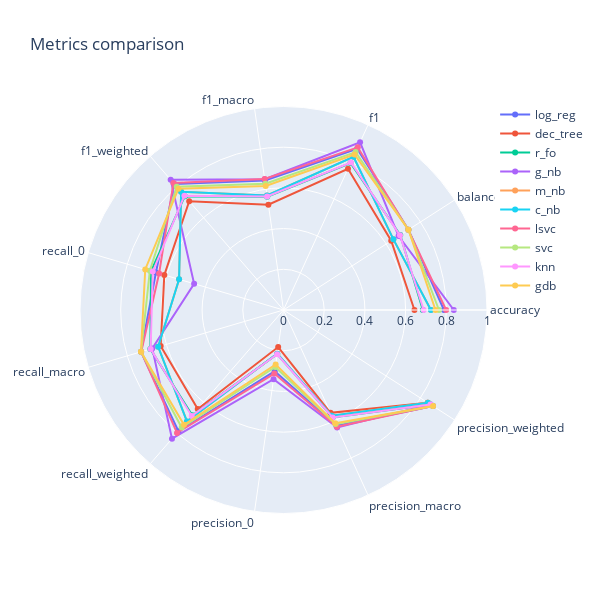

The notebook cell saved with this chart:
### Markdown cell above
### Datavisualization

### Code cell
# Comparison of metrics scores
data = df_m.iloc[:,:-2]  # to skip time_train and time_predict
plot_radar_mult(data)

### Figure 1 — Plotly figure (JSON) as saved in the notebook; plotly's stock layout.template omitted (floating-point values rounded to 4 significant figures)
{"data": [{"name": "log_reg", "r": [0.7885, 0.7297, 0.8709, 0.6432, 0.8185, 0.6533, 0.7297, 0.7885, 0.3046, 0.6258, 0.8732], "theta": ["accuracy", "balanced_accuracy", "f1", "f1_macro", "f1_weighted", "recall_0", "recall_macro", "recall_weighted", "precision_0", "precision_macro", "precision_weighted"], "type": "scatterpolar"}, {"name": "dec_tree", "r": [0.6435, 0.6291, 0.7628, 0.5227, 0.7076, 0.6104, 0.6291, 0.6435, 0.1838, 0.5557, 0.8419], "theta": ["accuracy", "balanced_accuracy", "f1", "f1_macro", "f1_weighted", "recall_0", "recall_macro", "recall_weighted", "precision_0", "precision_macro", "precision_weighted"], "type": "scatterpolar"}, {"name": "r_fo", "r": [0.6846, 0.6819, 0.7936, 0.5623, 0.7404, 0.6785, 0.6819, 0.6846, 0.2189, 0.5807, 0.8593], "theta": ["accuracy", "balanced_accuracy", "f1", "f1_macro", "f1_weighted", "recall_0", "recall_macro", "recall_weighted", "precision_0", "precision_macro", "precision_weighted"], "type": "scatterpolar"}, {"name": "g_nb", "r": [0.8369, 0.672, 0.9058, 0.6491, 0.8468, 0.4578, 0.672, 0.8369, 0.3433, 0.6348, 0.8593], "theta": ["accuracy", "balanced_accuracy", "f1", "f1_macro", "f1_weighted", "recall_0", "recall_macro", "recall_weighted", "precision_0", "precision_macro", "precision_weighted"], "type": "scatterpolar"}, {"name": "m_nb", "r": [0.7244, 0.642, 0.8279, 0.5683, 0.7682, 0.5348, 0.642, 0.7244, 0.2169, 0.5711, 0.8438], "theta": ["accuracy", "balanced_accuracy", "f1", "f1_macro", "f1_weighted", "recall_0", "recall_macro", "recall_weighted", "precision_0", "precision_macro", "precision_weighted"], "type": "scatterpolar"}, {"name": "c_nb", "r": [0.7244, 0.642, 0.8279, 0.5683, 0.7682, 0.5348, 0.642, 0.7244, 0.2169, 0.5711, 0.8438], "theta": ["accuracy", "balanced_accuracy", "f1", "f1_macro", "f1_weighted", "recall_0", "recall_macro", "recall_weighted", "precision_0", "precision_macro", "precision_weighted"], "type": "scatterpolar"}, {"name": "lsvc", "r": [0.7993, 0.7287, 0.8785, 0.6503, 0.826, 0.637, 0.7287, 0.7993, 0.3155, 0.6305, 0.8731], "theta": ["accuracy", "balanced_accuracy", "f1", "f1_macro", "f1_weighted", "recall_0", "recall_macro", "recall_weighted", "precision_0", "precision_macro", "precision_weighted"], "type": "scatterpolar"}, {"name": "svc", "r": [0.764, 0.7294, 0.8531, 0.6266, 0.801, 0.6844, 0.7294, 0.764, 0.2827, 0.6162, 0.873], "theta": ["accuracy", "balanced_accuracy", "f1", "f1_macro", "f1_weighted", "recall_0", "recall_macro", "recall_weighted", "precision_0", "precision_macro", "precision_weighted"], "type": "scatterpolar"}, {"name": "knn", "r": [0.6887, 0.6804, 0.7971, 0.5641, 0.7435, 0.6696, 0.6804, 0.6887, 0.2198, 0.5807, 0.8585], "theta": ["accuracy", "balanced_accuracy", "f1", "f1_macro", "f1_weighted", "recall_0", "recall_macro", "recall_weighted", "precision_0", "precision_macro", "precision_weighted"], "type": "scatterpolar"}, {"name": "gdb", "r": [0.7468, 0.73, 0.8401, 0.6158, 0.7885, 0.7081, 0.73, 0.7468, 0.2705, 0.6112, 0.8736], "theta": ["accuracy", "balanced_accuracy", "f1", "f1_macro", "f1_weighted", "recall_0", "recall_macro", "recall_weighted", "precision_0", "precision_macro", "precision_weighted"], "type": "scatterpolar"}], "layout": {"height": 600, "polar": {"radialaxis": {"range": [0, 1], "visible": true}}, "showlegend": true, "title": {"text": "Metrics comparison"}, "width": 600}}
